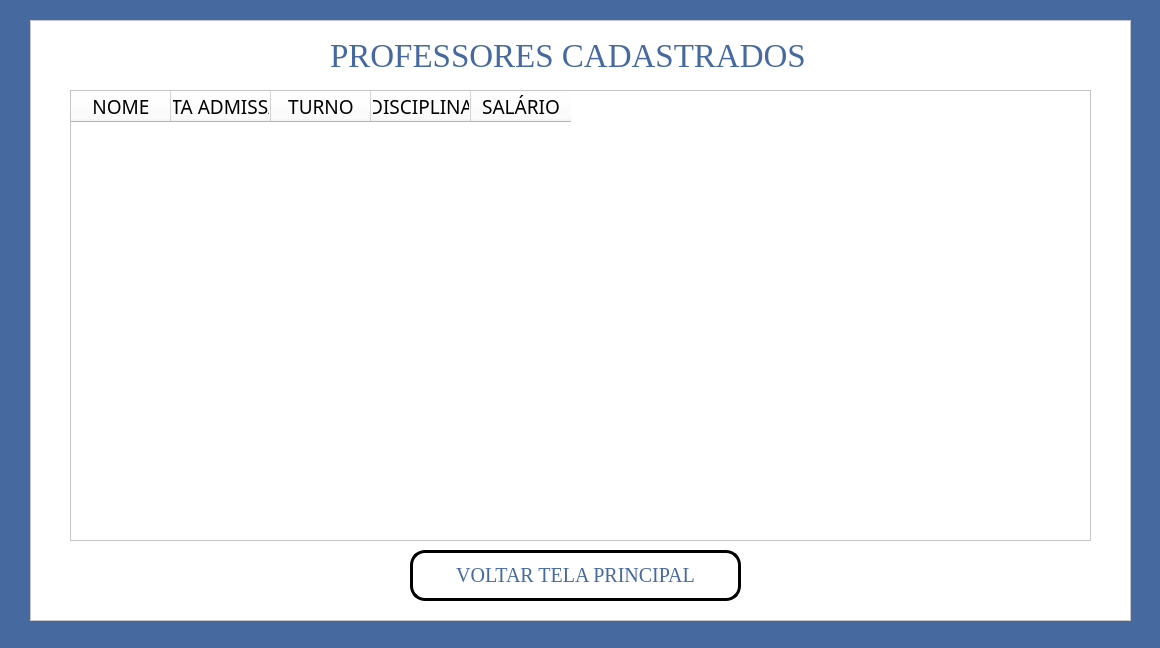
<?xml version="1.0" encoding="UTF-8"?>
<ui version="4.0">
 <class>MainWindow</class>
 <widget class="QMainWindow" name="MainWindow">
  <property name="geometry">
   <rect>
    <x>0</x>
    <y>0</y>
    <width>1160</width>
    <height>648</height>
   </rect>
  </property>
  <property name="windowTitle">
   <string>Professores Cadastrados</string>
  </property>
  <property name="windowIcon">
   <iconset>
    <normaloff>imagens/diplomado.png</normaloff>imagens/diplomado.png</iconset>
  </property>
  <property name="styleSheet">
   <string notr="true">background-color:rgb(70, 105, 159);</string>
  </property>
  <widget class="QWidget" name="centralwidget">
   <widget class="QFrame" name="frame">
    <property name="geometry">
     <rect>
      <x>30</x>
      <y>20</y>
      <width>1101</width>
      <height>601</height>
     </rect>
    </property>
    <property name="styleSheet">
     <string notr="true">background-color: rgb(255, 255, 255);</string>
    </property>
    <property name="frameShape">
     <enum>QFrame::StyledPanel</enum>
    </property>
    <property name="frameShadow">
     <enum>QFrame::Raised</enum>
    </property>
    <widget class="QTableWidget" name="tableWidget">
     <property name="geometry">
      <rect>
       <x>40</x>
       <y>70</y>
       <width>1021</width>
       <height>451</height>
      </rect>
     </property>
     <property name="font">
      <font>
       <family>Georgia</family>
       <pointsize>12</pointsize>
      </font>
     </property>
     <column>
      <property name="text">
       <string>NOME</string>
      </property>
      <property name="font">
       <font>
        <family>Bodoni MT</family>
        <pointsize>14</pointsize>
       </font>
      </property>
      <property name="textAlignment">
       <set>AlignCenter</set>
      </property>
     </column>
     <column>
      <property name="text">
       <string>DATA ADMISSAO</string>
      </property>
      <property name="font">
       <font>
        <family>Bodoni MT</family>
        <pointsize>14</pointsize>
       </font>
      </property>
      <property name="textAlignment">
       <set>AlignCenter</set>
      </property>
     </column>
     <column>
      <property name="text">
       <string>TURNO</string>
      </property>
      <property name="font">
       <font>
        <family>Bodoni MT</family>
        <pointsize>14</pointsize>
       </font>
      </property>
      <property name="textAlignment">
       <set>AlignCenter</set>
      </property>
     </column>
     <column>
      <property name="text">
       <string>DISCIPLINA</string>
      </property>
      <property name="font">
       <font>
        <family>Bodoni MT</family>
        <pointsize>14</pointsize>
       </font>
      </property>
      <property name="textAlignment">
       <set>AlignCenter</set>
      </property>
     </column>
     <column>
      <property name="text">
       <string>SALÁRIO</string>
      </property>
      <property name="font">
       <font>
        <family>Bodoni MT</family>
        <pointsize>14</pointsize>
       </font>
      </property>
      <property name="textAlignment">
       <set>AlignCenter</set>
      </property>
     </column>
    </widget>
    <widget class="QLabel" name="label_3">
     <property name="geometry">
      <rect>
       <x>300</x>
       <y>10</y>
       <width>511</width>
       <height>51</height>
      </rect>
     </property>
     <property name="font">
      <font>
       <family>Georgia</family>
       <pointsize>25</pointsize>
       <weight>50</weight>
       <bold>false</bold>
      </font>
     </property>
     <property name="styleSheet">
      <string notr="true">COLOR:rgb(70, 105, 159)</string>
     </property>
     <property name="text">
      <string>PROFESSORES CADASTRADOS</string>
     </property>
    </widget>
    <widget class="QPushButton" name="botao_tela_principal">
     <property name="geometry">
      <rect>
       <x>380</x>
       <y>530</y>
       <width>331</width>
       <height>51</height>
      </rect>
     </property>
     <property name="font">
      <font>
       <family>Georgia</family>
       <pointsize>15</pointsize>
       <weight>50</weight>
       <bold>false</bold>
      </font>
     </property>
     <property name="cursor">
      <cursorShape>UpArrowCursor</cursorShape>
     </property>
     <property name="styleSheet">
      <string notr="true">QPushButton{
color: rgb(70, 105, 159);
}

QPushButton{
background-color: rgb(255, 255, 255)
}

QPushButton:hover{
	background-color: lightblue
}

QPushButton{
border:3px solid black;
border-radius: 15px;
padding: 2px;
}</string>
     </property>
     <property name="text">
      <string>VOLTAR TELA PRINCIPAL</string>
     </property>
     <property name="icon">
      <iconset>
       <normaloff>imagens/9868474931649315515-128.png</normaloff>imagens/9868474931649315515-128.png</iconset>
     </property>
     <property name="iconSize">
      <size>
       <width>30</width>
       <height>30</height>
      </size>
     </property>
    </widget>
   </widget>
  </widget>
 </widget>
 <resources/>
 <connections/>
</ui>
